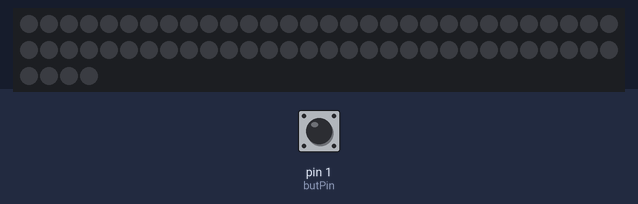
A sketch run on a simulated Arduino Uno, built with avr-gcc and run on an emulated ATmega328P. On the bench: 64 RGB LEDs in strip order, left to right, continuing on the next row. Inputs (shaded band) come from the test bench; at power-on: pin 1 (butPin) LOW.

Above: at 1.2 s.
1.3 s: pin 1 (butPin) pulled HIGH for 0.15 s
At 3.3 s:
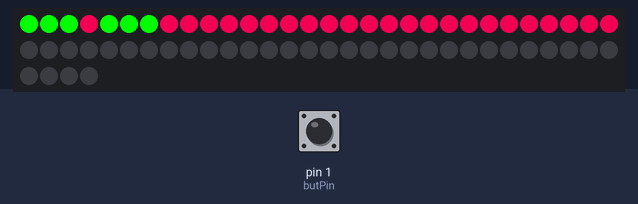
4.4 s: pin 1 (butPin) pulled HIGH for 1 s
At 4.75 s:
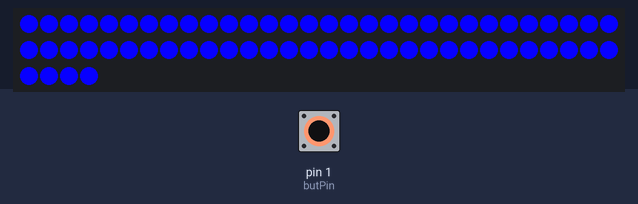
6.0 s: pin 1 (butPin) pulled HIGH for 3.2 s
At 6.9 s:
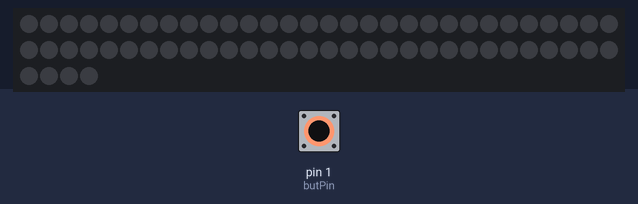
10.7 s: pin 1 (butPin) pulsed HIGH 2 times (0.12 s each, 0.3 s apart)
At 12.74 s:
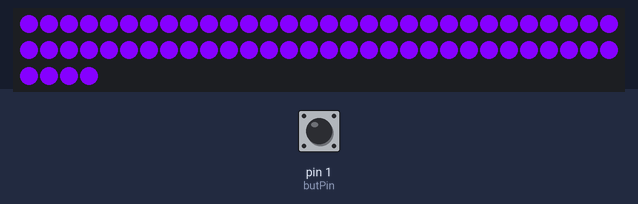
Timing chart, 0 to 14.2 s (numbered marks = the images above; inputs shaded):
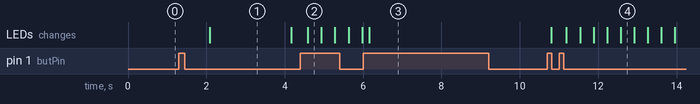

Measured:
- after the input at 1.3 s, the LEDs: change after 0.78 s (image 1)
- after the input at 4.4 s, the LEDs: change after 0.19 s (image 2)
- after the input at 6.0 s, the LEDs: change after 0.16 s (image 3)
- after the input at 10.7 s, the LEDs: first change after 0.10 s (image 4 shows a later state)
- what the display in image 1 shows lasts 2.1 s, from 2.1 s to 4.2 s

The sketch:

popArtPCBCode.ino
```cpp
#include <Adafruit_NeoPixel.h>
Adafruit_NeoPixel strip(64, 0, NEO_GRB + NEO_KHZ800);

int numGrid = 30;                     //represents number of neopixels
int numFrames = 2;                    //number of frames in the animation
int state = 0;                        //controls switch case
int butPin = 1;                       //debounce
boolean butState = false;             //debounce
boolean prevButState = false;         //debounce
int whichFrame = 0;                   //controls which animation frame is currently being displayed
int startTime;                        //timer
int endTime;                          //timer
int interval = 2000;                  //timer for animation
int rbInterval = 1;                   //timer for rbCycle()
boolean isRBIncreasing;               //boolean controlling hue colors of rbCycle()
unsigned long rbtone = 43690;         //hue vars for third mode (rbCycle)

char index[30] {                      //creating an array for the positions of the neopixels
  0, 1, 2,
  3, 4, 5, 6, 7,
  8, 9, 10, 11, 12, 13, 14,
  15, 16, 17, 18, 19, 20, 21,
  22, 23, 24, 25, 26,
  27, 28, 29,
};
char colors[4][3] {                   //creating an array for storing animation color vars
  {0, 255, 0},    //0 - green
  {215, 0, 75},   //1 - rasperry pink
  {255, 0, 0},    //2 - red
};
char frames[2][30] {                  //creating frames for the animation
  //2 animation frames
  {
    0, 0, 0,
    1, 0, 0, 0, 1,
    1, 1, 1, 1, 1, 1, 1,
    1, 1, 1, 1, 1, 1, 1,
    1, 1, 1, 1, 1,
    1, 1, 1,
  },
  {
    0, 0, 0,
    1, 0, 0, 0, 1,
    1, 2, 2, 2, 2, 2, 1,
    1, 2, 2, 2, 2, 2, 1,
    1, 2, 2, 2, 1,
    1, 1, 1,
  },
};
void setup() {
  state = 0;
  startTime = millis();
  isRBIncreasing = true;
  strip.begin(); strip.show(); strip.clear();
}
void loop() {
  endTime = millis();
  butState = digitalRead(butPin);
  butState = debounce(butPin, prevButState);

  if (butState == true && prevButState == false) {
    state = state + 1;
    if (state % 3 == 0) {
      state = 0;
    }
  }
  switch (state) {
    case 0: strip.clear(); strip.show(); break;
    case 1: animation(); break;
    case 2: rbCycle(); break;
  }
  prevButState = butState;
}
void animation() {
  if (whichFrame > 1) {
    whichFrame = 0;
  }
  if (endTime - startTime >= interval) {
    for (int i = 0; i < numGrid; i++) {
      int whichLed = i;
      int whichIndex = index[whichLed];
      int whichColor = frames[whichFrame][whichLed];
      int r = colors[whichColor][0];
      int g = colors[whichColor][1];
      int b = colors[whichColor][2];
      strip.setPixelColor(whichIndex, r, g, b);
      strip.show();
      startTime = millis();
    }
    whichFrame = whichFrame + 1;
  }
}
void rbCycle() {
  if (endTime - startTime >= rbInterval) {
    if (isRBIncreasing == true) {
      rbtone = rbtone + 300;
    }
    else if (isRBIncreasing == false) {
      rbtone = rbtone - 300;
    }
    if (rbtone >= 65535) {
      isRBIncreasing = false;
    }
    if (rbtone <= 43690) {
      isRBIncreasing = true;
    }
    startTime = millis();
  }
  for (int i = 0; i < strip.numPixels(); i++) {
    strip.setPixelColor(i, strip.ColorHSV(rbtone));
    strip.show();
  }
}
boolean debounce (int aButPin, boolean aPrevState) {
  boolean aButtonState = digitalRead(aButPin);
  if (aButtonState != aPrevState) {
    delay(15);
  }
  return aButtonState;
}
```
